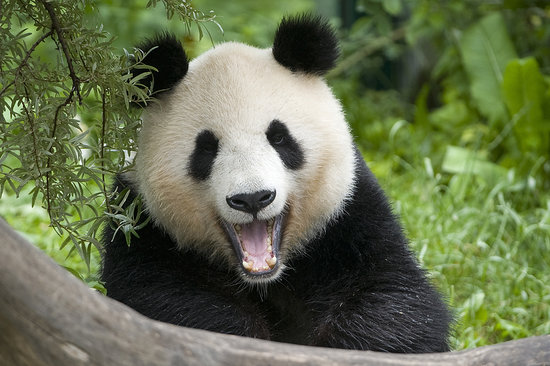
%> input picture tsv/TSV_P7_Ivan_Dominguez/P7imas&code/tiergarten-schonbrunn.jpg, 550 x 366 px
$ octave P7_kmeans_gray.m   (GNU Octave 9; MATLAB toolbox functions it lacks are replaced by stand-ins)
%> lines starting %> are read from the running program, lines starting %| are printed output that depends on the picture
### tsv/TSV_P7_Ivan_Dominguez/P7imas&code/calcularEnergia.m
function E = calcularEnergia(img)
img=double(img);
E = sum(img(:).^2);
end

### tsv/TSV_P7_Ivan_Dominguez/P7_kmeans_gray.m
%% P7 - Ej Segmentación por kmeans

%% limpiar
clear all;
close all;
clc;

%% inicializar
addpath(genpath('./P7imas&code/'));

ejercicio1="Práctica 7 - Ejercicio kmeans";

gray = true; % false;

% --- Cargar imagen ---
[img, map] = imread('tiergarten-schonbrunn.jpg'); % la imagen es rgb => map = []
%> img is the input picture: size 366x550x3 uint8; mean R, G, B 101.4, 111.2, 78.5
%> map = []
if (gray)
    % pasarla a gris [0..1]
    img = im2double(rgb2gray(img));
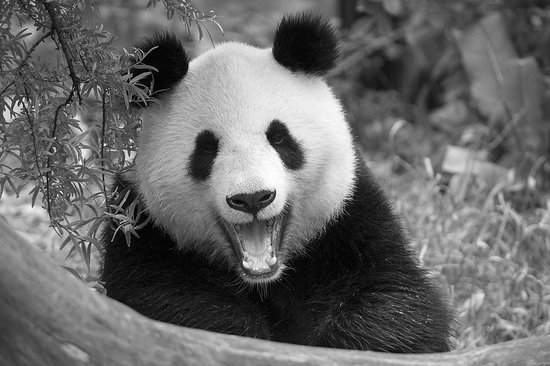
%> img: size 366x550 double; min 0, max 1, mean 0.41
end

% --- Reorganizar la imagen en una matriz de (M*N)xC ---
[m, n, c] = size(img);
%> m = 366; n = 550; c = 1
pixels = reshape(img, n*m, c);

% --- Elegir el número de clusters ---
K = 4;

% --- Aplicar kmeans ---
rng(1); % para reproducir resultados iguales para cada imagen/ejecución
[idx, C] = kmeans(pixels, K, 'Distance', 'sqeuclidean', 'Replicates', 4);
%> C = [0.34; 0.109; 0.546; 0.798]

% --- Reconstruir la imagen segmentada ---
segmented_pixels = C(idx);
segmented_img = reshape(segmented_pixels, m, n, c);
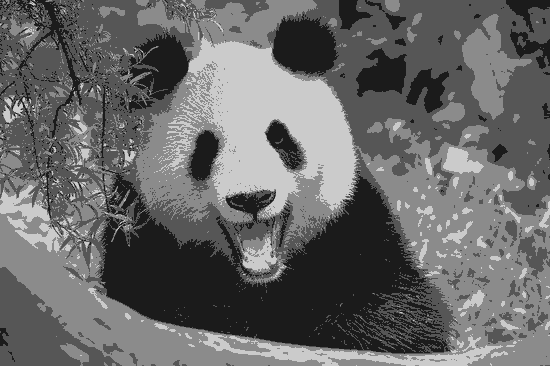
%> segmented_img: size 366x550 double; min 0.109, max 0.798, mean 0.41


% --- Mostrar resultado ---
figure;
subplot (3,2,1)
imshow(img); title('Imagen original');

subplot (3,2,3)
imshow(segmented_img); colorbar; title(sprintf('Imagen segmentada con K = %d\nE=%.5g', K, calcularEnergia(segmented_img)));
%> in calcularEnergia, `E = sum(img(:).^2);`: E = 43513.4
h324=subplot (3,2,4);
imshow(segmented_img); colormap(h324,"hsv"); colorbar; title(sprintf('Imagen segmentada con K = %d\nE=%.5g', K, calcularEnergia(segmented_img)));

subplot (3,2,5)
diff_double=double(img)-segmented_img;
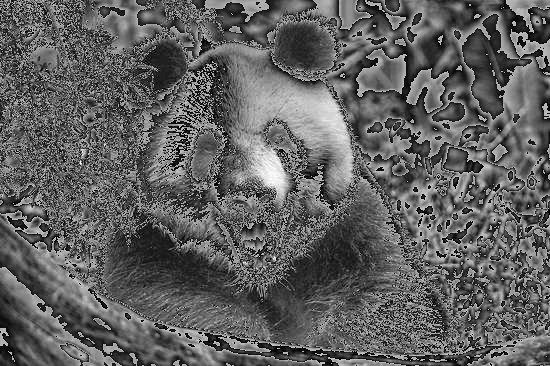
%> diff_double: size 366x550 double; min -0.124, max 0.202, mean 2.23e-14; drawn with min black and max white
imshow(diff_double, [-1 1]); colorbar; title(sprintf('Imagen diferencia con K = %d\n[min %.2g, max %.2g]\nE=%.5g', K, -1, 1, calcularEnergia(diff_double)));
%> after `imshow(diff_double, [-1 1])`:
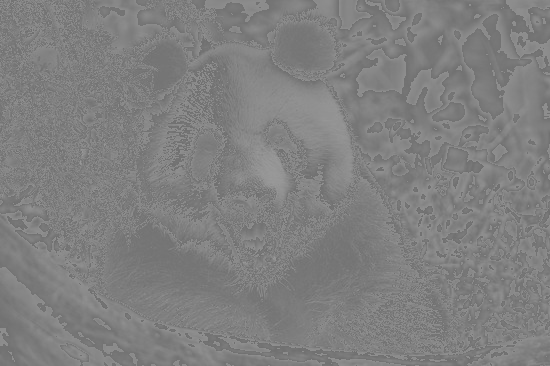
%> displayed picture: size 366x550, on the screen's scale of 0 to 255; min 112, max 153, mean 127.5
subplot (3,2,6)
diff_double=double(img)-segmented_img;
imshow(diff_double, []);  colorbar; title(sprintf('Imagen diferencia con K = %d\n[min %.2g, max %.2g]\nE=%.5g', K, min(diff_double(:)), max(diff_double(:)), calcularEnergia(diff_double)));

C  % displays the centroids values
%> C = [0.34; 0.109; 0.546; 0.798]

$ run again, with tsv/TSV_P7_Ivan_Dominguez/P7imas&code/couple.jpg copied over tsv/TSV_P7_Ivan_Dominguez/P7imas&code/tiergarten-schonbrunn.jpg
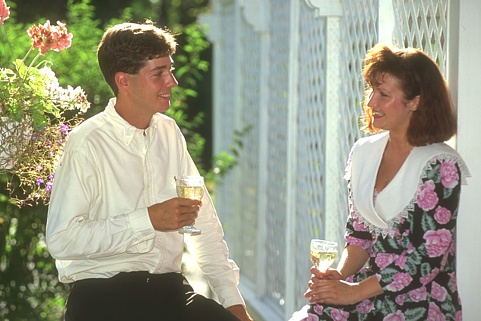
%> input picture tsv/TSV_P7_Ivan_Dominguez/P7imas&code/couple.jpg, 481 x 321 px
%> img is the input picture: size 321x481x3 uint8; mean R, G, B 154.5, 154.6, 134.8
%> map = []
%> img: size 321x481 double
%> `[idx, C] = kmeans(pixels, K, 'Distance', 'sqeuclidean', 'Replicates', ..`: C = [0.853; 0.231; 0.467; 0.673]
%> `segmented_img = reshape(segmented_pixels, m, n, c);`:
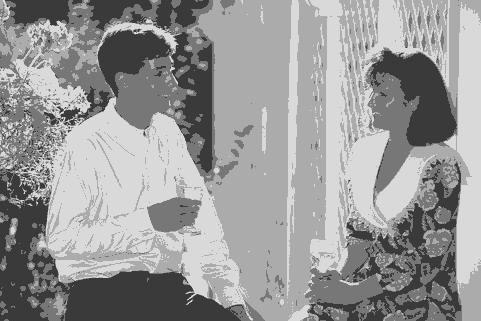
%> segmented_img: size 321x481 double; min 0.231, max 0.853, mean 0.597
%> E = 62872.4
%> `imshow(diff_double, [-1 1])`:
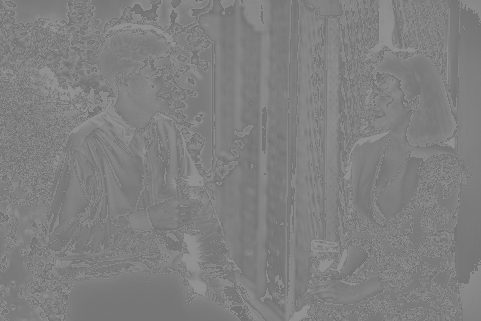
%> displayed picture: size 321x481, on the screen's scale of 0 to 255; min 113, max 146, mean 127.5
%> `C`: C = [0.853; 0.231; 0.467; 0.673]
